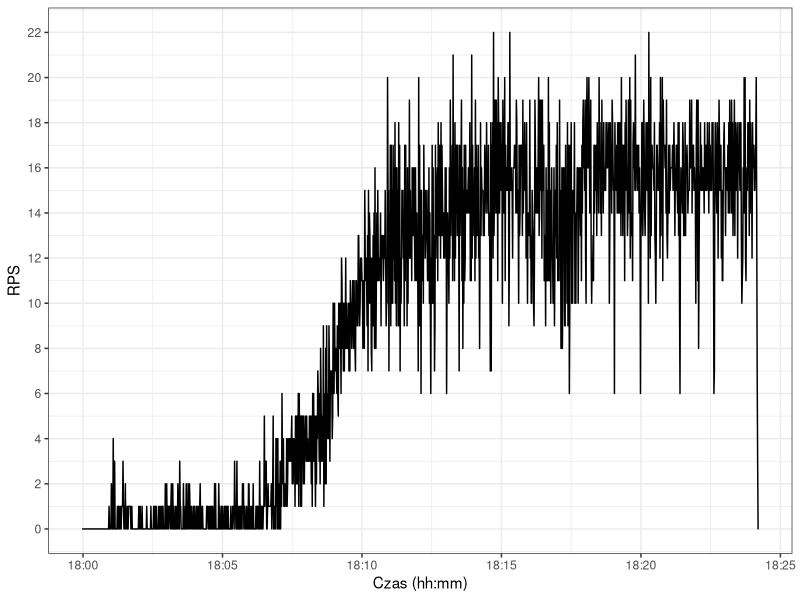

The R script that drew this image:
library("ggplot2")
library("scales")

png(filename="azure-eventhub-rps.png", width=640, height=480)

dat = read.csv("rps.csv", sep=";")
dat$Time = as.POSIXct(dat$Time, format = "%Y-%m-%dT%H:%M:%S")

ggplot(data=dat, aes(Time)) +
geom_line(aes(y = Value)) +
theme_bw() +
scale_x_datetime(labels = date_format("%H:%M"), breaks = pretty_breaks(n=10)) +
scale_y_continuous(breaks=pretty_breaks(n=10)) +
labs(x = "Czas (hh:mm)", y = "RPS")
